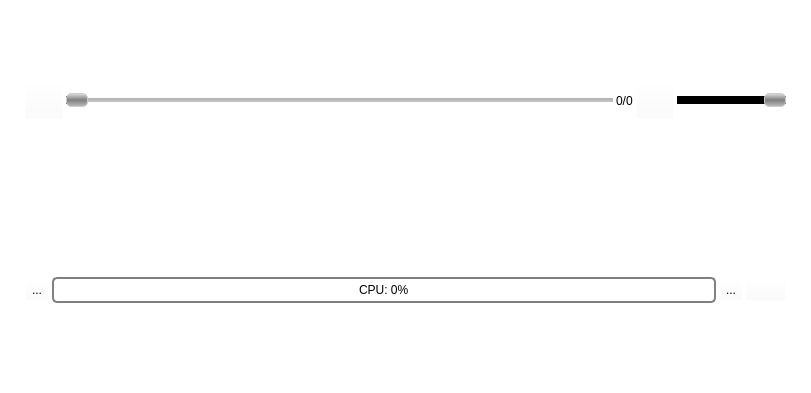
<?xml version="1.0" encoding="UTF-8"?>
<ui version="4.0">
 <class>PlayControls</class>
 <widget class="QWidget" name="PlayControls">
  <property name="geometry">
   <rect>
    <x>0</x>
    <y>0</y>
    <width>811</width>
    <height>393</height>
   </rect>
  </property>
  <property name="windowTitle">
   <string>Form</string>
  </property>
  <property name="autoFillBackground">
   <bool>false</bool>
  </property>
  <property name="styleSheet">
   <string notr="true">background-color: rgba(255, 255, 255, 0);</string>
  </property>
  <layout class="QVBoxLayout" name="verticalLayout">
   <property name="spacing">
    <number>3</number>
   </property>
   <property name="leftMargin">
    <number>5</number>
   </property>
   <property name="rightMargin">
    <number>5</number>
   </property>
   <item>
    <layout class="QHBoxLayout" name="layout" stretch="0,1,10,0,1,2,0">
     <item>
      <spacer name="horizontalSpacer_2">
       <property name="orientation">
        <enum>Qt::Horizontal</enum>
       </property>
       <property name="sizeType">
        <enum>QSizePolicy::Fixed</enum>
       </property>
       <property name="sizeHint" stdset="0">
        <size>
         <width>20</width>
         <height>60</height>
        </size>
       </property>
      </spacer>
     </item>
     <item>
      <widget class="QToolButton" name="PlayPause">
       <property name="focusPolicy">
        <enum>Qt::NoFocus</enum>
       </property>
       <property name="text">
        <string/>
       </property>
       <property name="icon">
        <iconset resource="resources.qrc">
         <normaloff>:/playcontrols/images/Play.png</normaloff>:/playcontrols/images/Play.png</iconset>
       </property>
       <property name="iconSize">
        <size>
         <width>30</width>
         <height>30</height>
        </size>
       </property>
      </widget>
     </item>
     <item>
      <widget class="QSlider" name="mediaPosition">
       <property name="enabled">
        <bool>false</bool>
       </property>
       <property name="accessibleDescription">
        <string/>
       </property>
       <property name="styleSheet">
        <string notr="true"> QSlider::groove:horizontal {
     /*border: 1px solid #999999;*/
     height: 4px; /* the groove expands to the size of the slider by default. by giving it a height, it has a fixed size */
     background: qlineargradient(x1:0, y1:0, x2:0, y2:1, stop:0 #B1B1B1, stop:1 #c4c4c4);
     margin: 2px 0;
 }
QSlider::handle:horizontal{
    background: qlineargradient(x1:0, y1:0, x2:0, y2:1, stop:0 #DFDFDF, stop: 0.5 #7E7E7E, stop:1 #BCBCBC);
	margin: -5px 0;
    border-radius: 5px;
	border: 1px solid rgb(208, 204, 204);
	width: 20px
}
QSlider::add-page:horizontal {
    background: rgb(0, 0, FF)
}
QSlider::sub-page:horizontal{
    background: rgb(0, 0, 0)
}</string>
       </property>
       <property name="orientation">
        <enum>Qt::Horizontal</enum>
       </property>
      </widget>
     </item>
     <item>
      <widget class="QLabel" name="positioLabel">
       <property name="text">
        <string>0/0</string>
       </property>
      </widget>
     </item>
     <item>
      <widget class="QToolButton" name="muteButton">
       <property name="mouseTracking">
        <bool>true</bool>
       </property>
       <property name="focusPolicy">
        <enum>Qt::NoFocus</enum>
       </property>
       <property name="text">
        <string/>
       </property>
       <property name="icon">
        <iconset resource="resources.qrc">
         <normaloff>:/playcontrols/images/speaker.png</normaloff>:/playcontrols/images/speaker.png</iconset>
       </property>
       <property name="iconSize">
        <size>
         <width>30</width>
         <height>30</height>
        </size>
       </property>
      </widget>
     </item>
     <item>
      <widget class="QSlider" name="volumeControl">
       <property name="accessibleDescription">
        <string/>
       </property>
       <property name="styleSheet">
        <string notr="true"> QSlider::groove:horizontal {
     /*border: 1px solid #999999;*/
     height: 4px; /* the groove expands to the size of the slider by default. by giving it a height, it has a fixed size */
     background: qlineargradient(x1:0, y1:0, x2:0, y2:1, stop:0 #B1B1B1, stop:1 #c4c4c4);
     margin: 2px 0;
 }
QSlider::handle:horizontal{
    background: qlineargradient(x1:0, y1:0, x2:0, y2:1, stop:0 #DFDFDF, stop: 0.5 #7E7E7E, stop:1 #BCBCBC);
	margin: -5px 0;
    border-radius: 5px;
	border: 1px solid rgb(208, 204, 204);
	width: 20px
}
QSlider::add-page:horizontal {
    background: rgb(0, 0, 0)
}
QSlider::sub-page:horizontal{
    background: rgb(0, 0, 0)
}</string>
       </property>
       <property name="maximum">
        <number>100</number>
       </property>
       <property name="value">
        <number>100</number>
       </property>
       <property name="orientation">
        <enum>Qt::Horizontal</enum>
       </property>
      </widget>
     </item>
     <item>
      <spacer name="horizontalSpacer_3">
       <property name="orientation">
        <enum>Qt::Horizontal</enum>
       </property>
       <property name="sizeType">
        <enum>QSizePolicy::Fixed</enum>
       </property>
       <property name="sizeHint" stdset="0">
        <size>
         <width>20</width>
         <height>60</height>
        </size>
       </property>
      </spacer>
     </item>
    </layout>
   </item>
   <item>
    <widget class="Line" name="line">
     <property name="frameShadow">
      <enum>QFrame::Sunken</enum>
     </property>
     <property name="orientation">
      <enum>Qt::Horizontal</enum>
     </property>
    </widget>
   </item>
   <item>
    <layout class="QHBoxLayout" name="horizontalLayout">
     <item>
      <spacer name="horizontalSpacer">
       <property name="orientation">
        <enum>Qt::Horizontal</enum>
       </property>
       <property name="sizeType">
        <enum>QSizePolicy::Fixed</enum>
       </property>
       <property name="sizeHint" stdset="0">
        <size>
         <width>20</width>
         <height>60</height>
        </size>
       </property>
      </spacer>
     </item>
     <item>
      <widget class="QToolButton" name="optionsButtonn">
       <property name="focusPolicy">
        <enum>Qt::NoFocus</enum>
       </property>
       <property name="text">
        <string>...</string>
       </property>
       <property name="icon">
        <iconset resource="resources.qrc">
         <normaloff>:/playcontrols/images/Options2.png</normaloff>:/playcontrols/images/Options2.png</iconset>
       </property>
       <property name="iconSize">
        <size>
         <width>30</width>
         <height>30</height>
        </size>
       </property>
      </widget>
     </item>
     <item>
      <widget class="QProgressBar" name="cpuUsage">
       <property name="styleSheet">
        <string notr="true"> QProgressBar {
     border: 2px solid grey;
     border-radius: 5px;
	 text-align: center;
 }

 QProgressBar::chunk {
     background-color:  #00DD00;
 }</string>
       </property>
       <property name="value">
        <number>0</number>
       </property>
       <property name="format">
        <string>CPU: %p%</string>
       </property>
      </widget>
     </item>
     <item>
      <widget class="QToolButton" name="fullScreenButtonn">
       <property name="focusPolicy">
        <enum>Qt::NoFocus</enum>
       </property>
       <property name="text">
        <string>...</string>
       </property>
       <property name="icon">
        <iconset resource="resources.qrc">
         <normaloff>:/playcontrols/images/window_fullscreen.png</normaloff>:/playcontrols/images/window_fullscreen.png</iconset>
       </property>
       <property name="iconSize">
        <size>
         <width>30</width>
         <height>30</height>
        </size>
       </property>
      </widget>
     </item>
     <item>
      <widget class="QPushButton" name="exitButton">
       <property name="text">
        <string/>
       </property>
       <property name="icon">
        <iconset resource="resources.qrc">
         <normaloff>:/playcontrols/images/exit-button.png</normaloff>:/playcontrols/images/exit-button.png</iconset>
       </property>
       <property name="iconSize">
        <size>
         <width>80</width>
         <height>50</height>
        </size>
       </property>
      </widget>
     </item>
     <item>
      <spacer name="horizontalSpacer_4">
       <property name="orientation">
        <enum>Qt::Horizontal</enum>
       </property>
       <property name="sizeType">
        <enum>QSizePolicy::Fixed</enum>
       </property>
       <property name="sizeHint" stdset="0">
        <size>
         <width>20</width>
         <height>60</height>
        </size>
       </property>
      </spacer>
     </item>
    </layout>
   </item>
  </layout>
 </widget>
 <resources>
  <include location="resources.qrc"/>
 </resources>
 <connections/>
</ui>
